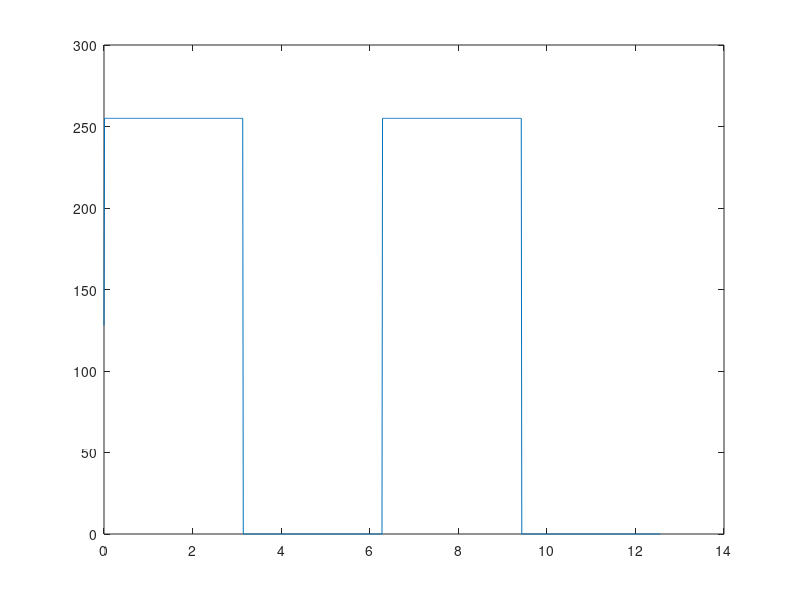

Reproduce this figure in MATLAB.
X = linspace(0, 4*pi, 1024);
Y = sin(X);
%
Y = (255 / 2) * (sign(Y) + 1);
Y = uint16(Y);
plot(X, Y);
fid0 = fopen('C:\Xilinx\vivado_project\adda_hdmi_final\matlab\square1920_1080.txt', 'wt');
fprintf(fid0, '%02x,\n', Y);
fid0 = fclose(fid0);